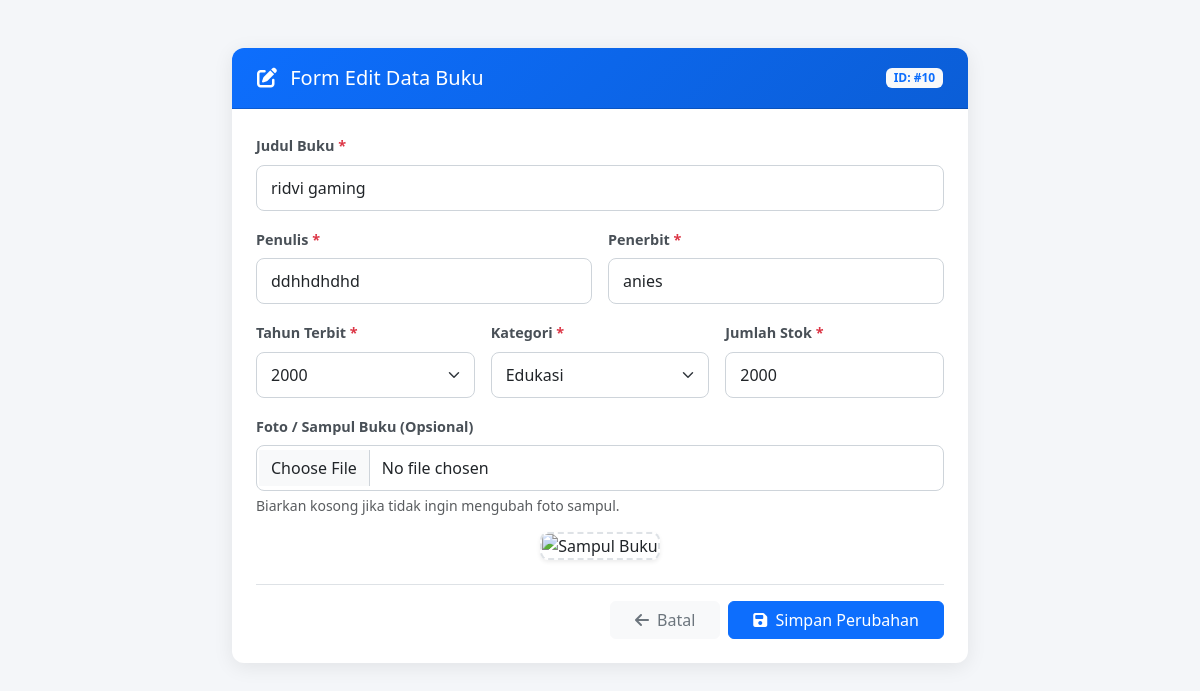
/view/view_admin/edit_buku.php?id=10 (signed in), run on the app's committed database.
### tables this page shows
CREATE TABLE `buku` (
  `id_buku` int(11) NOT NULL,
  `judul` varchar(150) NOT NULL,
  `penulis` varchar(100) NOT NULL,
  `penerbit` varchar(100) NOT NULL,
  `tahun_terbit` year(4) NOT NULL,
  `kategori` varchar(20) NOT NULL,
  `stok` int(5) NOT NULL,
  `foto` varchar(100) NOT NULL
);

### models/m_koneksi.php (called while the page is built, shortened)
<?php
class Koneksi {
    private $host = "localhost",
            $username = "root",
            $pass = "",
            $db = "perpustakaan";
    function __construct() {
        $this->koneksi = mysqli_connect(
            $this->host,
            $this->username,
            $this->pass,
            $this->db
        );
    }
}

### models/m_buku.php (called while the page is built, shortened)
<?php
include_once 'm_koneksi.php';
class m_buku {
    private $koneksi;
    public function __construct() {
        $db = new koneksi();
        $this->koneksi = $db->koneksi;
    }
    public function get_buku_by_id($id_buku) {
        $stmt = $this->koneksi->prepare("SELECT * FROM buku WHERE id_buku = ?");
        $stmt->bind_param("i", $id_buku);
        $stmt->execute();
        return $stmt->get_result()->fetch_assoc();
    }
}
?>

### view/view_admin/edit_buku.php (the view, shortened to what this page needs)
<?php
require_once '../../models/m_buku.php';
$id_buku = $_GET['id'] ?? 0;
$model_buku = new m_buku();
$data_buku = $model_buku->get_buku_by_id((int)$id_buku);
?>
<!DOCTYPE html>
<html lang="id">
<head>
    <link href="https://cdn.jsdelivr.net/npm/bootstrap@5.3.0/dist/css/bootstrap.min.css" rel="stylesheet">
    <link rel="stylesheet" href="https://cdnjs.cloudflare.com/ajax/libs/font-awesome/6.4.0/css/all.min.css">
</head>
<body>
<div class="container py-5">
    <div class="row justify-content-center">
        <div class="col-lg-8 col-md-10">
            <div class="card">
                <div class="card-header d-flex justify-content-between align-items-center">
                    <h5 class="mb-0 fs-5"><i class="fa-solid fa-pen-to-square me-2"></i> Form Edit Data Buku</h5>
                    <span class="badge bg-light text-primary">ID: #<?= htmlspecialchars($data_buku['id_buku']); ?></span>
                </div>
                <div class="card-body p-4">
                    <form action="../../controller/c_proses_buku.php" method="POST" enctype="multipart/form-data">
                        <div class="row g-3 mb-3">
                            <div class="col-md-12">
                                <label for="judul" class="form-label">Judul Buku <span class="text-danger">*</span></label>
                                <input type="text" class="form-control" id="judul" name="judul" value="<?= htmlspecialchars($data_buku['judul']); ?>" required maxlength="150">
                            </div>
                            <div class="col-md-6">
                                <label for="penulis" class="form-label">Penulis <span class="text-danger">*</span></label>
                                <input type="text" class="form-control" id="penulis" name="penulis" value="<?= htmlspecialchars($data_buku['penulis']); ?>" required maxlength="100">
                            </div>
                            <div class="col-md-6">
                                <label for="penerbit" class="form-label">Penerbit <span class="text-danger">*</span></label>
                                <input type="text" class="form-control" id="penerbit" name="penerbit" value="<?= htmlspecialchars($data_buku['penerbit']); ?>" required maxlength="100">
                            </div>
                        </div>
                        <div class="row g-3 mb-3">
                            <div class="col-md-4">
                                <label for="tahun_terbit" class="form-label">Tahun Terbit <span class="text-danger">*</span></label>
                                <select class="form-select" id="tahun_terbit" name="tahun_terbit" required>
                                    <?php
                                    $tahun_sekarang = date('Y');
                                    for ($i = $tahun_sekarang; $i >= 1950; $i--) {
                                        $selected = ($data_buku['tahun_terbit'] == $i) ? 'selected' : '';
                                        echo "<option value='$i' $selected>$i</option>";
                                    }
                                    ?>
                                </select>
                            </div>
                            <div class="col-md-4">
                                <label for="kategori" class="form-label">Kategori <span class="text-danger">*</span></label>
                                <select class="form-select" id="kategori" name="kategori" required>
                                    <?php
                                    $list_kategori = ['Fiksi', 'Non-Fiksi', 'Edukasi', 'Teknologi', 'Sains', 'Sejarah', 'Komik', 'Lainnya'];
                                    foreach ($list_kategori as $kat) {
                                        $selected = ($data_buku['kategori'] == $kat) ? 'selected' : '';
                                        echo "<option value='$kat' $selected>$kat</option>";
                                    }
                                    ?>
                                </select>
                            </div>
                            <div class="col-md-4">
                                <label for="stok" class="form-label">Jumlah Stok <span class="text-danger">*</span></label>
                                <input type="number" class="form-control" id="stok" name="stok" min="0" value="<?= (int)$data_buku['stok']; ?>" required>
                            </div>
                        </div>
                        <div class="mb-4">
                            <label for="foto" class="form-label">Foto / Sampul Buku (Opsional)</label>
                            <input type="file" class="form-control" id="foto" name="foto" accept="image/*" onchange="previewImage(event)">
                            <div class="form-text">Biarkan kosong jika tidak ingin mengubah foto sampul.</div>
                            <div class="mt-3 text-center">
                                <?php
                                    $foto_curr = $data_buku['foto'] ?? '';
                                    if (empty($foto_curr)) {
                                        $src_curr = 'https://images.unsplash.com/photo-1543002588-bfa74002ed7e?w=200&auto=format&fit=crop&q=60';
                                    } elseif (filter_var($foto_curr, FILTER_VALIDATE_URL)) {
                                        $src_curr = htmlspecialchars($foto_curr);
                                    } else {
                                        $src_curr = '../../asset/img/' . htmlspecialchars($foto_curr);
                                    }
                                ?>
                                <img id="preview" src="<?= $src_curr; ?>" class="img-preview shadow-sm" alt="Sampul Buku">
                            </div>
                        </div>
                        <div class="d-flex justify-content-end gap-2 pt-3 border-top">
                            <a href="dashboard_buku.php" class="btn btn-light text-secondary px-4">
                                <i class="fa-solid fa-arrow-left me-1"></i> Batal
                            </a>
                            <button type="submit" class="btn btn-primary px-4">
                                <i class="fa-solid fa-floppy-disk me-1"></i> Simpan Perubahan
                            </button>
                        </div>
                    </form>
                </div>
            </div>
        </div>
    </div>
</div>
</body>
</html>

### view/view_admin/edit_buku.php (style rules this page uses)
body { background-color: #f4f6f9; font-family: 'Segoe UI', Tahoma, Geneva, Verdana, sans-serif; }
.card { border: none; border-radius: 12px; box-shadow: 0 4px 20px rgba(0, 0, 0, 0.08); }
.card-header { background: linear-gradient(135deg, #0d6efd, #0b5ed7); color: #ffffff; border-top-left-radius: 12px !important; border-top-right-radius: 12px !important; padding: 18px 25px; }
.form-label { font-weight: 600; color: #495057; font-size: 0.9rem; }
.form-control, .form-select { border-radius: 8px; padding: 10px 14px; border: 1px solid #ced4da; }
.img-preview { max-height: 140px; border-radius: 8px; border: 2px dashed #dee2e6; object-fit: cover; }

### data on the page
buku: id_buku "10", judul "ridvi gaming", penulis "ddhhdhdhd", penerbit "anies", stok "2000"

### other printed values
form field tahun_terbit "2000"
form field kategori "Edukasi"
